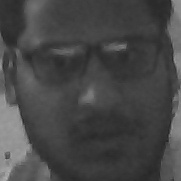
#> input picture ml/dataset/user.1.1.jpg, 181 x 181 px
$ python -i cascade.py   (imports and definitions only)   (older library calls are emulated)
#> lines starting #> are read from the running program, lines starting #| are printed output that depends on the picture
import numpy as np
import cv2
import os
from PIL import Image
BASE_DIR = os.path.dirname(os.path.dirname(os.path.abspath(__file__)))


'''
    Take image as an input
    Detect face
    Crops the face part
    returns cropped face image
'''
def facecrop(image):
#> called with image = '../ml/dataset/user.1.1.jpg'
    facedata = BASE_DIR+'/ml/haarcascade_frontalface_default.xml'
    cascade = cv2.CascadeClassifier(facedata)

    img = cv2.imread(image)
#> img is the input picture: shape (181, 181, 3); min 38, max 179, mean 70.7
    minisize = (img.shape[1],img.shape[0])
#> minisize = (181, 181)
    miniframe = cv2.resize(img, minisize)

    faces = cascade.detectMultiScale(miniframe)
#> faces = [[12, 13, 161, 161]]

    for f in faces:
        x, y, w, h = [ v for v in f ]
        cv2.rectangle(img, (x,y), (x+w,y+h), (255,255,255))

        sub_face = img[y:y+h, x:x+w]

        #converts img array into grayscale
        gray_image = cv2.cvtColor(sub_face, cv2.COLOR_BGR2GRAY)
        # Converts np array back into image
        img = Image.fromarray(gray_image)
        # re-sizing to common dimension
        img = img.resize((150,150), Image.ANTIALIAS)
#> this loop made 1 pass
#> pass 1, in facecrop, `sub_face = img[y:y+h, x:x+w]`:
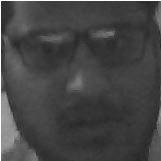
#> sub_face: shape (161, 161, 3); min 38, max 255, mean 68.8
        #img.save('cropped.jpg')
    return img

>>> result = facecrop('../ml/dataset/user.1.1.jpg')

$ run again, on ml/dataset/user.1.10.jpg
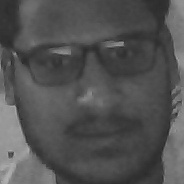
#> input picture ml/dataset/user.1.10.jpg, 184 x 184 px
#> in facecrop, img is the input picture: shape (184, 184, 3); min 39, max 178, mean 82
#> faces = [[9, 10, 166, 166]]
#> the loop in facecrop, `for f in faces:` made 1 pass
#> pass 1, in facecrop, `sub_face = img[y:y+h, x:x+w]`:
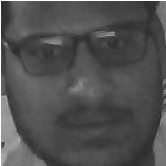
#> sub_face: shape (166, 166, 3); min 39, max 255, mean 80.7

$ run again, on ml/dataset/user.1.11.jpg
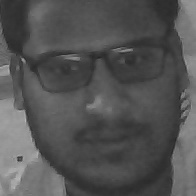
#> input picture ml/dataset/user.1.11.jpg, 196 x 196 px
#> in facecrop, img is the input picture: shape (196, 196, 3); min 36, max 187, mean 83.8
#> faces = [[13, 10, 173, 173]]
#> the loop in facecrop, `for f in faces:` made 1 pass
#> pass 1, in facecrop, `sub_face = img[y:y+h, x:x+w]`:
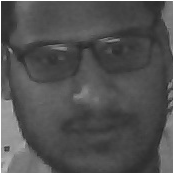
#> sub_face: shape (173, 173, 3); min 36, max 255, mean 81.1
